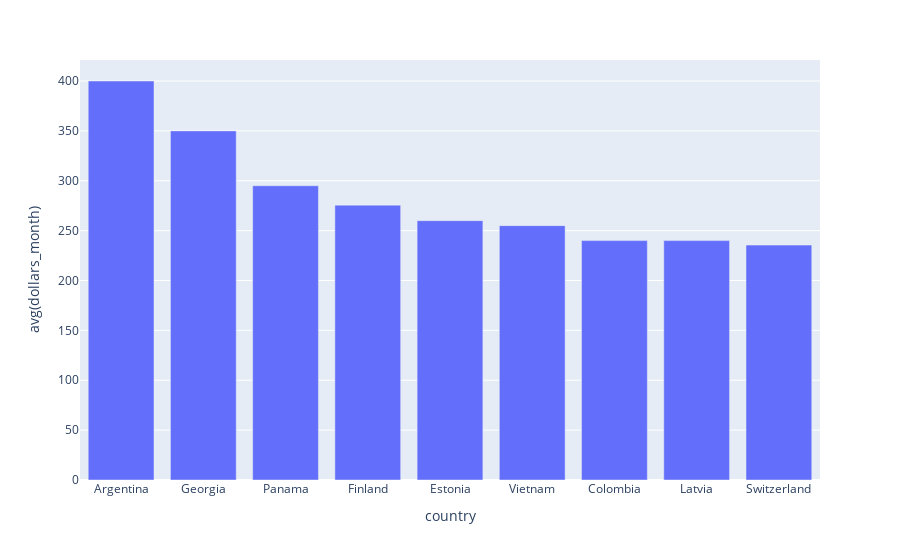

Notebook code for this chart:
### Markdown cell above
### Top 10 countries by monthly mentorship price.

### Code cell
top10_countries_avg_price = engine.execute(
    """ 
    select country, avg(dollars_month)
    from mentors_profiles
    group by country
    order by avg(dollars_month) desc
    limit 10
    """
)

top10_countries_avg_price_df = pd.DataFrame(top10_countries_avg_price.fetchall(), columns = top10_countries_avg_price.keys())

fig = px.bar(top10_countries_avg_price_df, x = 'country', y = 'avg(dollars_month)')

fig.show()

### Figure 1 — Plotly figure (JSON) as saved in the notebook; plotly's stock layout.template omitted (floating-point values rounded to 4 significant figures)
{"data": [{"alignmentgroup": "True", "hovertemplate": "country=%{x}<br>avg(dollars_month)=%{y}<extra></extra>", "legendgroup": "", "marker": {"color": "#636efa", "pattern": {"shape": ""}}, "name": "", "offsetgroup": "", "orientation": "v", "showlegend": false, "textposition": "auto", "type": "bar", "x": ["Argentina", "Georgia", "Panama", "Finland", "Estonia", "Vietnam", null, "Colombia", "Latvia", "Switzerland"], "xaxis": "x", "y": [400, 350, 295, 275.6, 260, 255, 240, 240, 240, 235.5], "yaxis": "y"}], "layout": {"barmode": "relative", "legend": {"tracegroupgap": 0}, "margin": {"t": 60}, "xaxis": {"anchor": "y", "domain": [0, 1], "title": {"text": "country"}}, "yaxis": {"anchor": "x", "domain": [0, 1], "title": {"text": "avg(dollars_month)"}}}}
